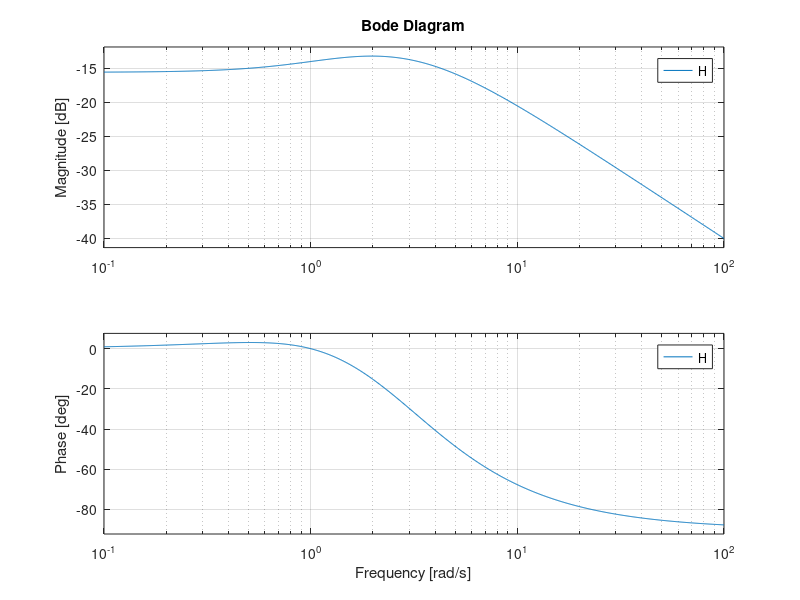

Source code (MATLAB):
% Esempio di creazione del diagramma di Bode di un sistema.
%
% M. Scarpiniti (Dip. DIET - Sapienza Università di Roma)

num = [1  1];
den = [1  5  6];
H = tf(num, den);
bode(H);
grid on;